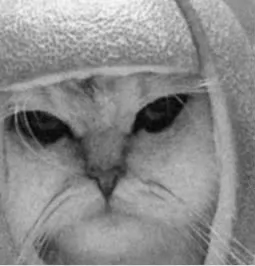
#> input picture face.png, 255 x 266 px
$ python SIFT.py
#> lines starting #> are read from the running program, lines starting #| are printed output that depends on the picture; after the words box and inside, x2 and y2 are one past the last pixel; in counts of white or black regions, pixels touching at a corner belong together
import cv2
import matplotlib.pyplot as plt
import numpy as np

# --- Load and Prepare Images ---
image1 = cv2.imread('face.png')
#> image1 is the input picture: shape (266, 255, 3); mean B, G, R 138.7, 138.7, 138.7
training_image = cv2.cvtColor(image1, cv2.COLOR_BGR2RGB)
training_gray = cv2.cvtColor(training_image, cv2.COLOR_RGB2GRAY)

test_image = cv2.pyrDown(training_image)
test_image = cv2.pyrDown(test_image)
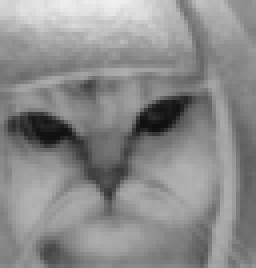
#> test_image: shape (67, 64, 3) (shown 4 times larger); mean R, G, B 138.9, 138.8, 138.9
num_rows, num_cols = test_image.shape[:2]
#> num_rows = 67; num_cols = 64
rotation_matrix = cv2.getRotationMatrix2D((num_cols / 2, num_rows / 2), 30, 1)
test_image = cv2.warpAffine(test_image, rotation_matrix, (num_cols, num_rows))
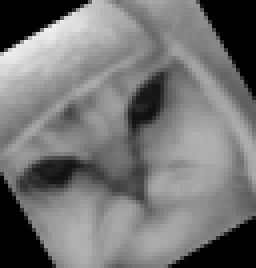
#> test_image: shape (67, 64, 3) (shown 4 times larger); mean R, G, B 116, 116, 116
test_gray = cv2.cvtColor(test_image, cv2.COLOR_RGB2GRAY)

# --- SIFT Feature Detection ---
sift = cv2.xfeatures2d.SIFT_create()
train_kp, train_desc = sift.detectAndCompute(training_gray, None)
#> train_kp = 469 keypoints; strongest (x, y, size): (160, 116, 28.6), (43, 129, 26.7), (107, 193, 8.7), (16, 119, 2.4)
test_kp, test_desc = sift.detectAndCompute(test_gray, None)
#> test_kp = 37 keypoints; strongest (x, y, size): (13, 43, 6.4), (6, 51, 2.6), (49, 13, 9.1), (45, 58, 7)

# --- FLANN Matcher with Lowe's Ratio Test ---
FLANN_INDEX_KDTREE = 1
index_params = dict(algorithm=FLANN_INDEX_KDTREE, trees=5)
search_params = dict(checks=50)

flann = cv2.FlannBasedMatcher(index_params, search_params)
matches = flann.knnMatch(train_desc, test_desc, k=2)
#> matches = 469 matches

# Apply Lowe's ratio test
good_matches = []
for m, n in matches:
    if m.distance < 0.7 * n.distance:
        good_matches.append(m)
#> after the loop, good_matches = 21 matches

# Draw only good matches
result_img = cv2.drawMatches(training_image, train_kp,
                             test_image, test_kp,
                             good_matches[:50], None,
                             flags=cv2.DrawMatchesFlags_NOT_DRAW_SINGLE_POINTS)
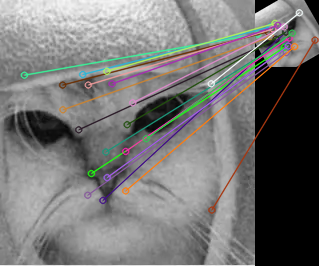
#> result_img: shape (266, 319, 3); mean R, G, B 117.6, 117.1, 116.3

# --- Show Result ---
plt.figure(figsize=(24, 12))
plt.title('Top 50 Filtered Matches (Lowe\'s Ratio Test)')
plt.imshow(result_img)
plt.axis('off')
plt.tight_layout()
plt.show()

# Print stats
print("Original matches:", len(matches))
#| Original matches: 469
print("Good matches after Lowe's ratio test:", len(good_matches))
#| Good matches after Lowe's ratio test: 21
import cv2
import matplotlib.pyplot as plt
import numpy as np


image1 = cv2.imread('face.png')


training_image = cv2.cvtColor(image1, cv2.COLOR_BGR2RGB)
training_gray = cv2.cvtColor(training_image, cv2.COLOR_RGB2GRAY)


test_image = cv2.pyrDown(training_image)
test_image = cv2.pyrDown(test_image)
num_rows, num_cols = test_image.shape[:2]

rotation_matrix = cv2.getRotationMatrix2D((num_cols / 2, num_rows / 2), 30, 1)
test_image = cv2.warpAffine(test_image, rotation_matrix, (num_cols, num_rows))
test_gray = cv2.cvtColor(test_image, cv2.COLOR_RGB2GRAY)


fx, plots = plt.subplots(1, 2, figsize=(20, 10))
plots[0].set_title("Training Image")
plots[0].imshow(training_image)
plots[1].set_title("Testing Image")
plots[1].imshow(test_image)


sift = cv2.xfeatures2d.SIFT_create()
train_keypoints, train_descriptor = sift.detectAndCompute(training_gray, None)
#> train_keypoints has the same summary as train_kp
test_keypoints, test_descriptor = sift.detectAndCompute(test_gray, None)
#> test_keypoints has the same summary as test_kp


keypoints_without_size = np.copy(training_image)
keypoints_with_size = np.copy(training_image)
cv2.drawKeypoints(training_image, train_keypoints, keypoints_without_size, color=(0, 255, 0))
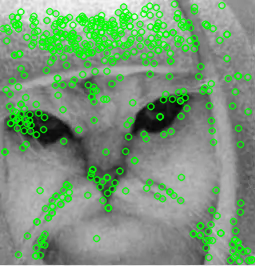
#> keypoints_without_size: shape (266, 255, 3); mean R, G, B 121.3, 152.1, 121.3
cv2.drawKeypoints(training_image, train_keypoints, keypoints_with_size, flags=cv2.DRAW_MATCHES_FLAGS_DRAW_RICH_KEYPOINTS)
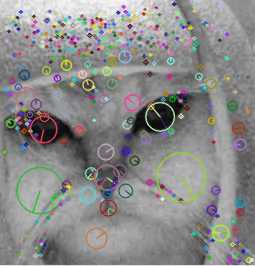
#> keypoints_with_size: shape (266, 255, 3); 19.55% of pixels changed, all inside (x1, y1, x2, y2) = (0, 2, 255, 264)


fx, plots = plt.subplots(1, 2, figsize=(20, 10))
plots[0].set_title("Train keypoints With Size")
plots[0].imshow(keypoints_with_size)
plots[1].set_title("Train keypoints Without Size")
plots[1].imshow(keypoints_without_size)


print("Number of Keypoints Detected In The Training Image:", len(train_keypoints))
#| Number of Keypoints Detected In The Training Image: 469
print("Number of Keypoints Detected In The Query Image:", len(test_keypoints))
#| Number of Keypoints Detected In The Query Image: 37

bf = cv2.BFMatcher(cv2.NORM_L1, crossCheck=False)
matches = bf.match(train_descriptor, test_descriptor)


matches = sorted(matches, key=lambda x: x.distance)
good_matches = matches[:100]
#> good_matches = 100 matches


result = cv2.drawMatches(training_image, train_keypoints,
                         test_image, test_keypoints,
                         good_matches, None, flags=2)
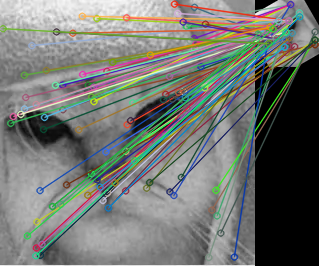
#> result: shape (266, 319, 3); mean R, G, B 114.7, 117.4, 113.2


plt.figure(figsize=(20, 10))
plt.title('Top 100 SIFT Matches (Color)')
plt.imshow(result)
plt.axis('off')
plt.show()

print("\nNumber of Matching Keypoints Between The Training and Query Images:", len(matches))
#| Number of Matching Keypoints Between The Training and Query Images: 469

$ run again, with Untitled design(5).png copied over face.png
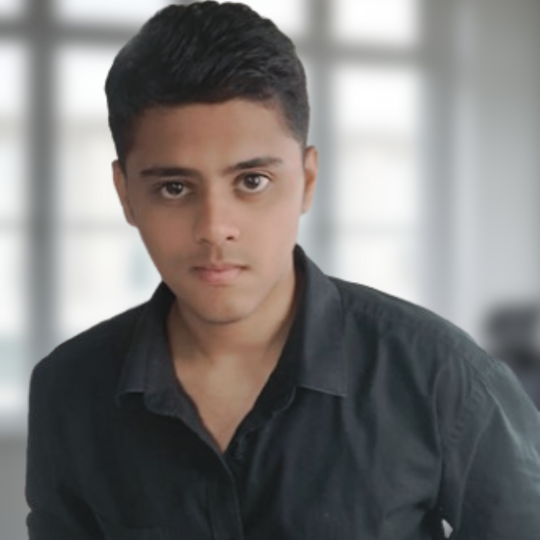
#> input picture Untitled design(5).png, 1080 x 1080 px (shown at 1/2 size)
#> image1 is the input picture: shape (1080, 1080, 3); mean B, G, R 119.6, 121, 123.2
#> `test_gray = cv2.cvtColor(test_image, cv2.COLOR_RGB2GRAY)`:
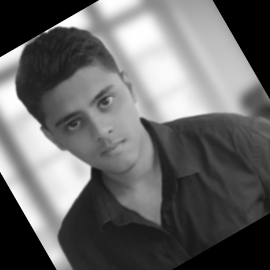
#> test_gray: shape (270, 270); min 0, max 255, mean 103.5
#> train_kp = 125 keypoints; strongest (x, y, size): (217, 548, 119.2), (597, 509, 20.2), (320, 159, 137.8), (894, 1055, 14)
#> test_kp = 92 keypoints; strongest (x, y, size): (76, 21, 12.3), (15, 54, 9.3), (47, 31, 2.1), (55, 253, 11.9)
#> matches = 125 matches
#> the loop `for m, n in matches:` made 125 passes
#> after the loop `for m, n in matches:`: good_matches = 50 matches
#| Original matches: 125
#| Good matches after Lowe's ratio test: 50
#> train_keypoints has the same summary as train_kp
#> test_keypoints has the same summary as test_kp
#> keypoints_without_size: shape (1080, 1080, 3); mean R, G, B 122.9, 121.3, 119.4
#> keypoints_with_size: shape (1080, 1080, 3); mean R, G, B 123.1, 121.5, 119.9
#| Number of Keypoints Detected In The Training Image: 125
#| Number of Keypoints Detected In The Query Image: 92
#> `good_matches = matches[:100]`: good_matches = 100 matches
#> `result = cv2.drawMatches(training_image, train_keypoints, test_image, ..`:
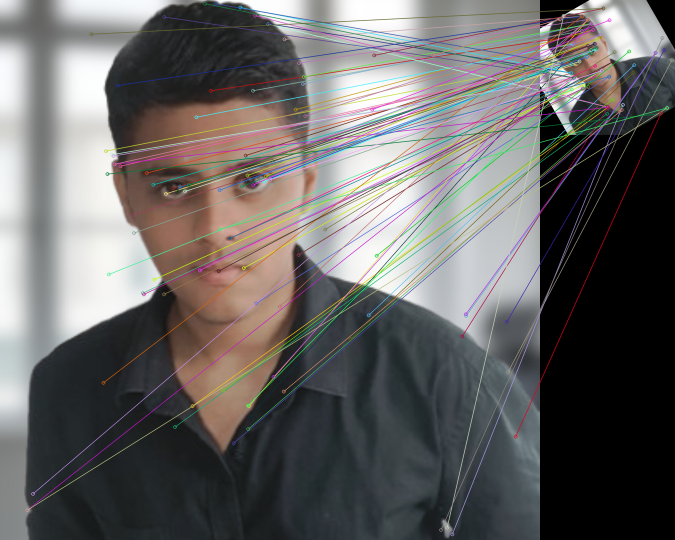
#> result: shape (1080, 1350, 3) (shown at 1/2 size); mean R, G, B 103, 101.1, 100.2
#| Number of Matching Keypoints Between The Training and Query Images: 125
